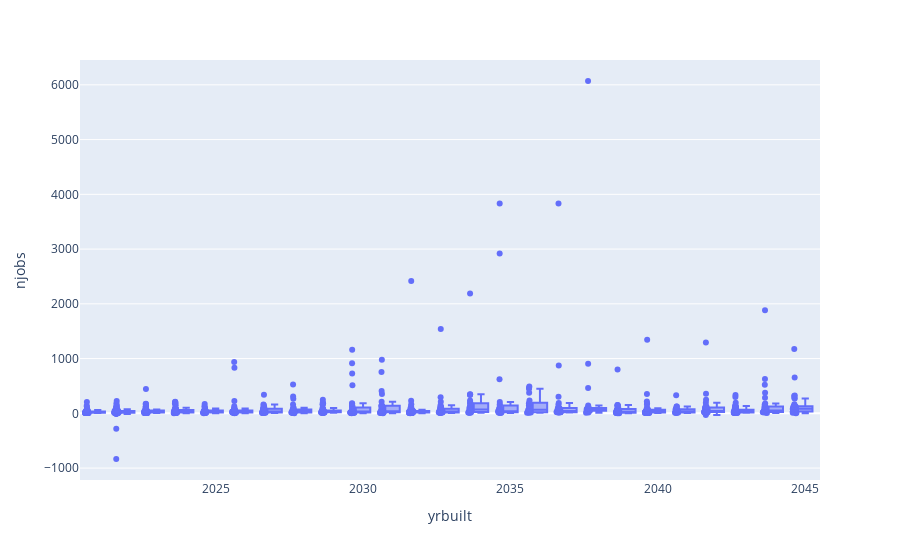

The notebook cell saved with this chart:
### Code cell
fig = px.box(parcel_data, x='yrbuilt', y='njobs', points="all")
fig.show()

### Figure 1 — Plotly figure (JSON) as saved in the notebook; plotly's stock layout.template omitted (floating-point values rounded to 4 significant figures; data arrays with more than 128 entries replaced by an {"elided": "..."} marker saying what was removed)
{"data": [{"alignmentgroup": "True", "boxpoints": "all", "hovertemplate": "yrbuilt=%{x}<br>njobs=%{y}<extra></extra>", "legendgroup": "", "marker": {"color": "#636efa"}, "name": "", "notched": false, "offsetgroup": "", "orientation": "v", "showlegend": false, "type": "box", "x": {"elided": "2703 int values"}, "x0": " ", "xaxis": "x", "y": {"elided": "2703 int values"}, "y0": " ", "yaxis": "y"}], "layout": {"boxmode": "group", "legend": {"tracegroupgap": 0}, "margin": {"t": 60}, "xaxis": {"anchor": "y", "domain": [0, 1], "title": {"text": "yrbuilt"}}, "yaxis": {"anchor": "x", "domain": [0, 1], "title": {"text": "njobs"}}}}
